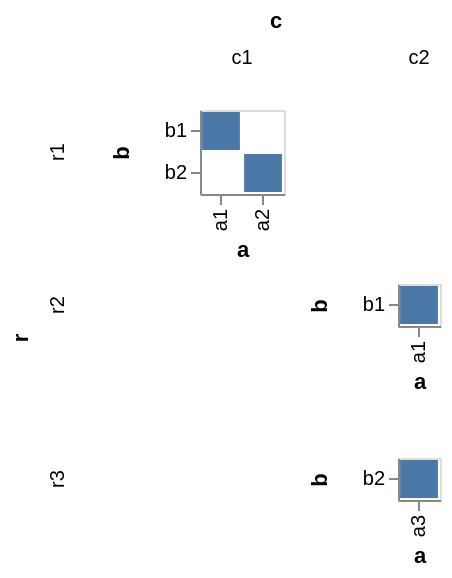

Describe this chart as a Vega-Lite specification.
### Vega specification from a JSON file in a GitHub repository (floating-point values rounded to 4 significant figures)
{"$schema": "https://vega.github.io/schema/vega/v3.json", "autosize": "pad", "padding": 5, "data": [{"name": "source_0", "values": [{"r": "r1", "c": "c1", "a": "a1", "b": "b1"}, {"r": "r1", "c": "c1", "a": "a2", "b": "b2"}, {"r": "r2", "c": "c2", "a": "a1", "b": "b1"}, {"r": "r3", "c": "c2", "a": "a3", "b": "b2"}]}, {"name": "cross_column_domain_row_domain", "source": "source_0", "transform": [{"type": "aggregate", "groupby": ["c", "r"], "fields": ["a", "b"], "ops": ["distinct", "distinct"]}]}, {"name": "column_domain", "source": "cross_column_domain_row_domain", "transform": [{"type": "aggregate", "groupby": ["c"], "fields": ["distinct_a"], "ops": ["max"], "as": ["distinct_a"]}]}, {"name": "row_domain", "source": "cross_column_domain_row_domain", "transform": [{"type": "aggregate", "groupby": ["r"], "fields": ["distinct_b"], "ops": ["max"], "as": ["distinct_b"]}]}], "signals": [{"name": "child_x_step", "value": 21}, {"name": "child_y_step", "value": 21}], "layout": {"padding": {"row": 10, "column": 10}, "offset": 10, "columns": {"signal": "length(data('column_domain'))"}, "bounds": "full", "align": "all"}, "marks": [{"name": "row_title", "role": "row-title", "type": "group", "marks": [{"type": "text", "role": "row-title-text", "style": "guide-title", "encode": {"update": {"align": {"value": "center"}, "text": {"value": "r"}, "angle": {"value": 270}}}}]}, {"name": "column_title", "role": "column-title", "type": "group", "marks": [{"type": "text", "role": "column-title-text", "style": "guide-title", "encode": {"update": {"align": {"value": "center"}, "text": {"value": "c"}}}}]}, {"name": "row_header", "type": "group", "role": "row-header", "from": {"data": "row_domain"}, "sort": {"field": "datum[\"r\"]", "order": "ascending"}, "title": {"text": {"signal": "''+parent[\"r\"]"}, "offset": 10, "orient": "left", "style": "guide-label"}, "encode": {"update": {"height": {"signal": "bandspace(datum[\"distinct_b\"], 0.1, 0.05) * child_y_step"}}}}, {"name": "column_header", "type": "group", "role": "column-header", "from": {"data": "column_domain"}, "sort": {"field": "datum[\"c\"]", "order": "ascending"}, "title": {"text": {"signal": "''+parent[\"c\"]"}, "offset": 10, "orient": "top", "style": "guide-label"}, "encode": {"update": {"width": {"signal": "bandspace(datum[\"distinct_a\"], 0.1, 0.05) * child_x_step"}}}}, {"name": "cell", "type": "group", "style": "cell", "from": {"facet": {"name": "facet", "data": "source_0", "groupby": ["r", "c"], "aggregate": {"cross": true, "fields": ["a", "b"], "ops": ["distinct", "distinct"], "as": ["distinct_a", "distinct_b"]}}}, "sort": {"field": ["datum[\"r\"]", "datum[\"c\"]"], "order": ["ascending", "ascending"]}, "encode": {"update": {"width": {"signal": "bandspace(datum[\"distinct_a\"], 0.1, 0.05) * child_x_step"}, "height": {"signal": "bandspace(datum[\"distinct_b\"], 0.1, 0.05) * child_y_step"}}}, "marks": [{"name": "child_marks", "type": "rect", "style": ["rect"], "from": {"data": "facet"}, "encode": {"update": {"fill": {"value": "#4c78a8"}, "x": {"scale": "child_x", "field": "a"}, "width": {"scale": "child_x", "band": true}, "y": {"scale": "child_y", "field": "b"}, "height": {"scale": "child_y", "band": true}}}}], "scales": [{"name": "child_x", "type": "band", "domain": {"data": "facet", "field": "a", "sort": true}, "range": {"step": {"signal": "child_x_step"}}, "paddingInner": 0.1, "paddingOuter": 0.05}, {"name": "child_y", "type": "band", "domain": {"data": "facet", "field": "b", "sort": true}, "range": {"step": {"signal": "child_y_step"}}, "paddingInner": 0.1, "paddingOuter": 0.05}], "axes": [{"scale": "child_x", "orient": "bottom", "grid": false, "title": "a", "encode": {"labels": {"update": {"angle": {"value": 270}, "align": {"value": "right"}, "baseline": {"value": "middle"}}}}, "zindex": 1}, {"scale": "child_y", "orient": "left", "grid": false, "title": "b", "zindex": 1}]}], "config": {"axisY": {"minExtent": 30}}}
